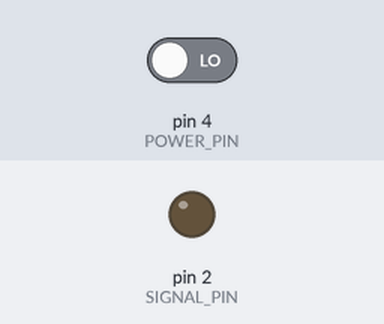
A sketch run on a simulated Arduino Uno, built with avr-gcc and run on an emulated ATmega328P. Parts: output pins drawn as LEDs (lit = HIGH). The test bench sets the inputs (shaded band); at power-on: pin 4 (POWER_PIN) LOW.

Above: at 1.2 s.
1.3 s: pin 4 (POWER_PIN) driven HIGH
4.3 s: pin 4 (POWER_PIN) driven LOW
At 4.85 s:
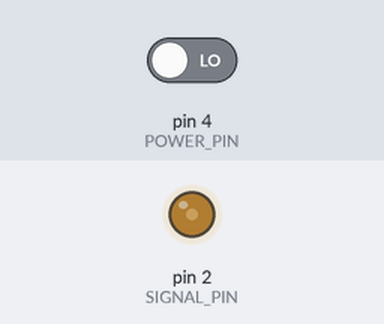
Timing chart, 0 to 7.3 s (numbered marks = the images above; inputs shaded):
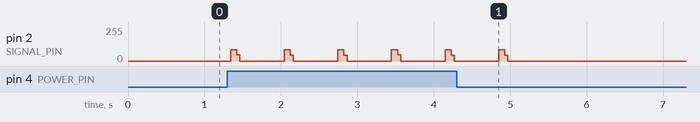

Measured:
- after the input at 4.3 s, pin 2 (SIGNAL_PIN): goes on until 5.0 s, then stays 0/255

The sketch:

funkstrom_v2.ino
```cpp
#define SIGNAL_PIN 2
#define POWER_PIN  4

////////////////////////////////////////////////////////////////////////
// DATAGRAM

#define DATAGRAM_SIZE          13
#define DATAGRAM_SYS_OFFSET    0
#define DATAGRAM_UC_OFFSET     5
#define DATAGRAM_SW_OFF        10
#define DATAGRAM_SW_ON         11
#define DATAGRAM_STOPBIT       12

////////////////////////////////////////////////////////////////////////
// DATAGRAM OPTIONS

#define VAL_VSS   0b10001000
#define VAL_VCC   0b11101110
#define VAL_FLW   0b10001110

////////////////////////////////////////////////////////////////////////
// System Code

#define SYS_1 0b00000001
#define SYS_2 0b00000010
#define SYS_3 0b00000100
#define SYS_4 0b00001000
#define SYS_5 0b00010000

////////////////////////////////////////////////////////////////////////
// Unit Code

#define UC_A  0b00000001
#define UC_B  0b00000010
#define UC_C  0b00000100
#define UC_D  0b00001000
#define UC_E  0b00010000


void send_datagram( const char* datagram ) {

  for(char amount = 0; amount < 3; amount++ ) {

      for(char i = 0; i < DATAGRAM_SIZE; i++){
         char _byte = datagram[i];

         for(char _bit=7; _bit >= 0; _bit--) {
             digitalWrite(SIGNAL_PIN, ((_byte >> _bit) & 0x01) );
             delayMicroseconds(320);
         }
      }

  }
}

void switch_socket(byte syscode, byte address, bool on_off ) {

    char datagram[DATAGRAM_SIZE];

    for(char _bit=0; _bit < 5; _bit++){
        datagram[DATAGRAM_SYS_OFFSET + _bit] = (syscode & (1<<_bit))? VAL_VSS : VAL_FLW;
    }

    for(char _bit=0; _bit < 5; _bit++){
        datagram[DATAGRAM_UC_OFFSET + _bit] = (address & (1<<_bit))? VAL_VSS : VAL_FLW;
    }

    if(on_off){
        datagram[DATAGRAM_SW_OFF] = VAL_VSS;
        datagram[DATAGRAM_SW_ON]  = VAL_FLW;
    } else {
        datagram[DATAGRAM_SW_OFF] = VAL_FLW;
        datagram[DATAGRAM_SW_ON]  = VAL_VSS;
    }

    datagram[DATAGRAM_STOPBIT] = 0b10000000;

    send_datagram(datagram);
}

void socket_on(byte syscode, byte address) {
   switch_socket(syscode, address, true);
}

void socket_off(byte syscode, byte address) {
   switch_socket(syscode, address, false);
}


void setup() {
    pinMode(SIGNAL_PIN, OUTPUT);
    pinMode(POWER_PIN, INPUT);
}

char uc[] = {UC_A, UC_B, UC_C};

void loop() {

  /*
    Switch on and off all power sockets defined in uc
  */
  bool doit = digitalRead(POWER_PIN);

  if( doit ) {

    byte syscode = SYS_1 | SYS_2 | SYS_3 | SYS_4 | SYS_5;

    for(char lulz = 0; lulz < 2; lulz++ ) {
        bool on_off = (bool) lulz;

        for(char steckdose = 0; steckdose < 3; steckdose++) {
            switch_socket( syscode, uc[steckdose], on_off);
            delay(600);
        }

    }
  }

}
```
